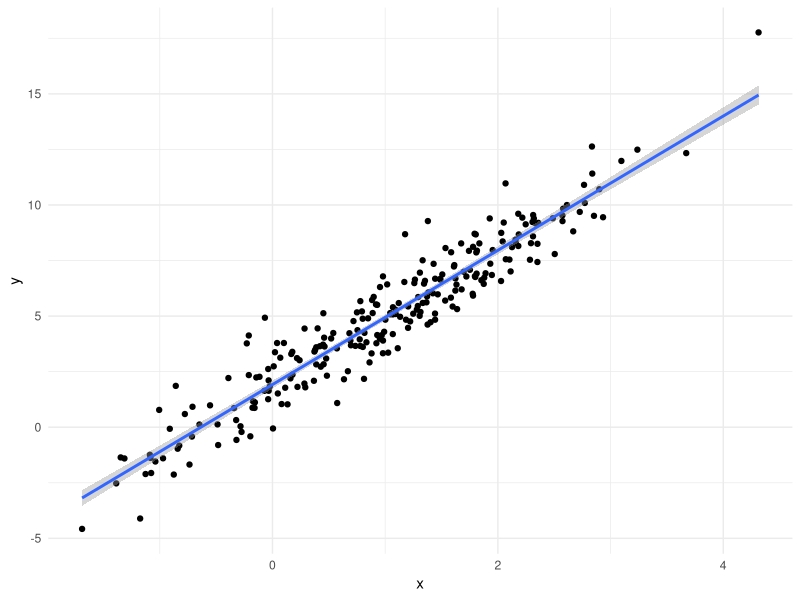
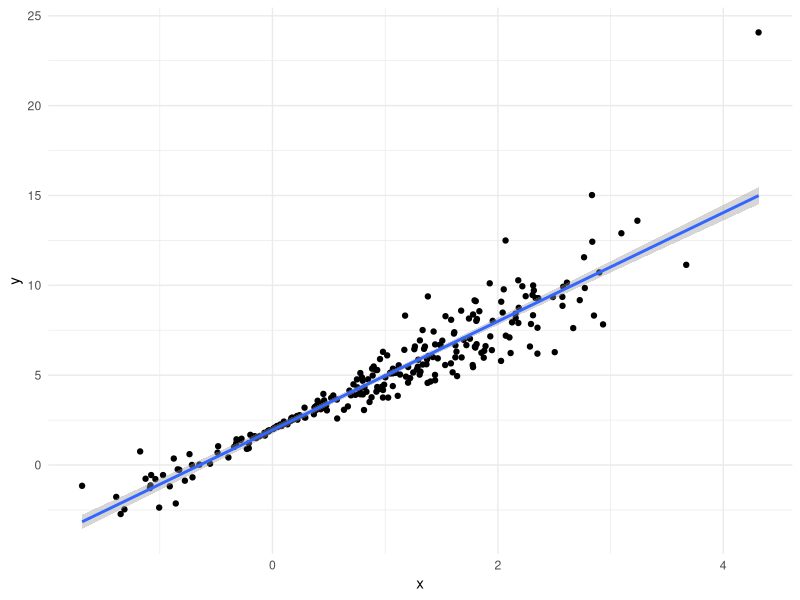
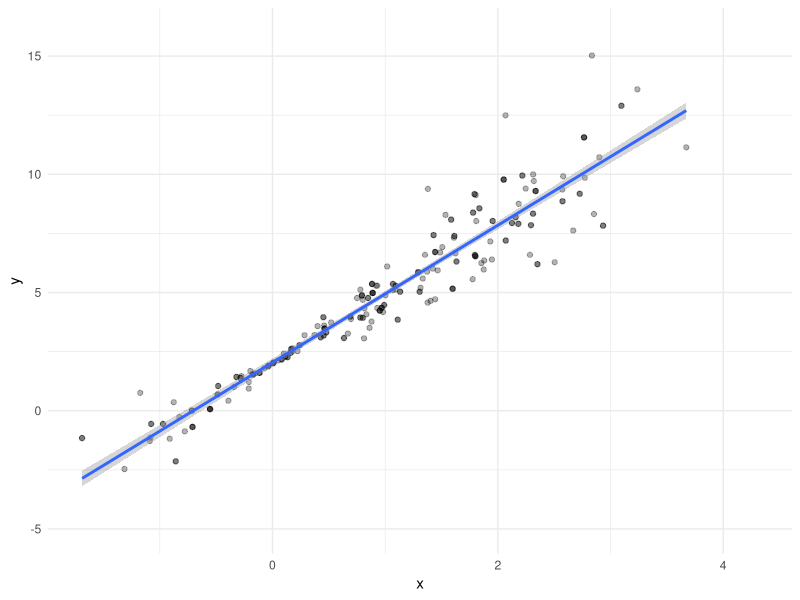
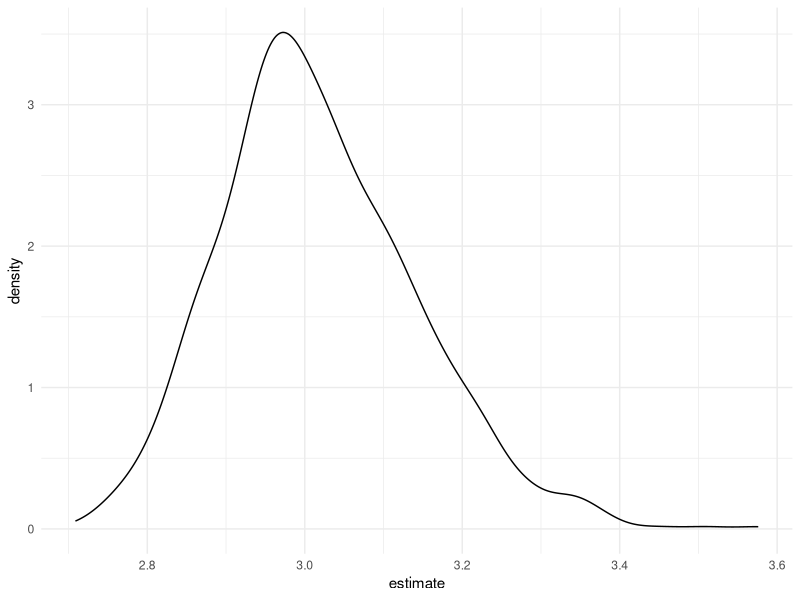

These figures' R source, in order:
## ---- chunk 1
library(tidyverse)
library(modelr)

knitr::opts_chunk$set(
  echo = TRUE,
  warning = FALSE,
  fig.width = 6,
  fig.asp = .6,
  out.width = "90%"
)

theme_set(theme_minimal() + theme(legend.position = "bottom"))

options(
  ggplot2.continuous.colour = "viridis",
  ggplot2.continuous.fill = "viridis"
)

scale_colour_discrete = scale_color_viridis_d
scale_fill_discrete = scale_fill_viridis_d
## ---- chunk 2
n_samp = 250

sim_df_const =
  tibble(
    x = rnorm(n_samp, 1, 1),
    error = rnorm(n_samp, 0, 1),
    y = 2 + 3 * x + error
  )

sim_df_nonconst = 
  sim_df_const %>%
  mutate(
    error = error * .75 * x,
    y = 2 + 3 * x + error
  )

## ---- chunk 3
sim_df_const %>%
  ggplot(aes(x = x, y = y)) +
  geom_point() +
  geom_smooth(method = "lm")

sim_df_nonconst %>%
  ggplot(aes(x = x, y = y)) +
  geom_point() +
  geom_smooth(method = "lm")
## ---- chunk 4
lm(y ~ x, data = sim_df_const) %>% broom::tidy()
lm(y ~ x, data = sim_df_nonconst) %>% broom::tidy()
## ---- chunk 5
boot_sample = function(df) {
  
  sample_frac(df, replace = TRUE) %>%
    arrange(x)
  
}
## ---- chunk 6
boot_sample(sim_df_nonconst) %>%
  ggplot(aes(x = x, y = y)) +
  geom_point(alpha = .3) +
  geom_smooth(method = "lm") +
  ylim(-5, 16)
## ---- chunk 7
boot_sample(sim_df_nonconst) %>%
  lm(y ~ x, data = .) %>%
  broom::tidy()
## ---- chunk 8
boot_straps = 
  tibble(
    strap_number = 1:1000,
    strap_sample = rerun(1000, boot_sample(sim_df_nonconst))
  )
## ---- chunk 9
boot_results = 
  boot_straps %>%
  mutate(
    models = map(.x = strap_sample, ~lm(y ~ x, data = .x)),
    results = map(models, broom::tidy)
  ) %>%
  select(strap_number, results) %>%
  unnest(results)
## ---- chunk 10
boot_results %>%
  group_by(term) %>%
  summarize(
    mean_est = mean(estimate),
    sd_est = sd(estimate)
  )
## ---- chunk 11
boot_results %>%
  filter(term == "x") %>%
  ggplot(aes(x = estimate)) +
  geom_density()
## ---- chunk 12
boot_results %>%
  group_by(term) %>%
  summarize(
    ci_lower = quantile(estimate, 0.025),
    ci_upper = quantile(estimate, 0.975)
  )
## ---- chunk 13
sim_df_nonconst %>%
  bootstrap(1000, id = "stap_number") %>%
  mutate(
    models = map(.x = strap, ~lm(y ~ x, data = .x)),
    results = map(models, broom::tidy)
  ) %>%
  select(stap_number, results) %>%
  unnest(results) %>%
  group_by(term) %>%
  summarize(
    mean_est = mean(estimate),
    sd_est = sd(estimate)
  )
